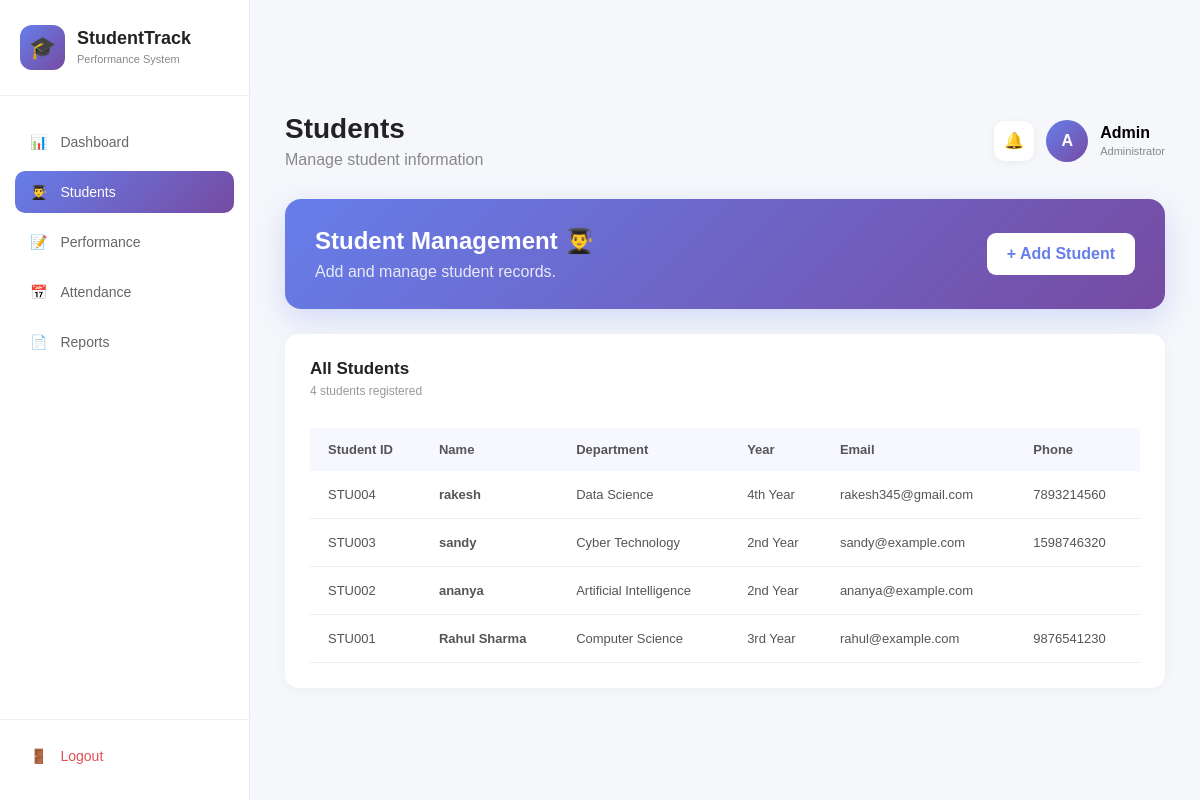
/students, run on the app's committed database.
### tables this page shows
CREATE TABLE students (
            id INTEGER PRIMARY KEY AUTOINCREMENT,
            name TEXT NOT NULL,
            student_id TEXT UNIQUE NOT NULL,
            department TEXT NOT NULL,
            year TEXT NOT NULL,
            email TEXT,
            phone TEXT
        );

### app.py (the view)
@app.route("/students")
def students():
    conn = get_db_connection()
    students = conn.execute("""
        SELECT *
        FROM students
        ORDER BY id DESC
    """).fetchall()
    conn.close()
    return render_template(
        "students.html",
        students=students
    )

### app.py (called while the page is built)
def get_db_connection():
    conn = sqlite3.connect(DATABASE)
    conn.row_factory = sqlite3.Row
    return conn

### templates/students.html (shortened to what this page needs)
<!DOCTYPE html>
<html lang="en">
<head>
    <link rel="stylesheet"
          href="{{ url_for('static', filename='css/style.css') }}">
</head>
<body class="dashboard-body">
    <aside class="sidebar">
        <div class="brand">
            <div class="brand-icon">
                🎓
            </div>
            <div>
                <h2>StudentTrack</h2>
                <span>Performance System</span>
            </div>
        </div>
        <nav class="sidebar-menu">
            <a href="/dashboard" class="menu-item">
                <span>📊</span>
                Dashboard
            </a>
            <a href="/students" class="menu-item active">
                <span>👨‍🎓</span>
                Students
            </a>
            <a href="/performance" class="menu-item">
    <span>📝</span>
    Performance
</a>
            <a href="#" class="menu-item">
                <span>📅</span>
                Attendance
            </a>
            <a href="#" class="menu-item">
                <span>📄</span>
                Reports
            </a>
        </nav>
        <div class="sidebar-bottom">
            <a href="/" class="menu-item logout">
                <span>🚪</span>
                Logout
            </a>
        </div>
    </aside>
    <main class="main-content">
        <header class="topbar">
            <div>
                <h1>Students</h1>
                <p>
                    Manage student information
                </p>
            </div>
            <div class="profile">
                <div class="notification">
                    🔔
                </div>
                <div class="avatar">
                    A
                </div>
                <div>
                    <strong>Admin</strong>
                    <small>Administrator</small>
                </div>
            </div>
        </header>
        <section class="welcome-section">
            <div>
                <h2>
                    Student Management 👨‍🎓
                </h2>
                <p>
                    Add and manage student records.
                </p>
            </div>
            <a href="/add-student">
                <button class="primary-button">
                    + Add Student
                </button>
            </a>
        </section>
        <div class="dashboard-card">
            <div class="card-header">
                <div>
                    <h3>
                        All Students
                    </h3>
                    <p>
                        {{ students|length }} students registered
                    </p>
                </div>
            </div>
            {% if students %}
            <div style="overflow-x:auto;">
                <table class="student-table">
                    <thead>
                        <tr>
                            <th>Student ID</th>
                            <th>Name</th>
                            <th>Department</th>
                            <th>Year</th>
                            <th>Email</th>
                            <th>Phone</th>
                        </tr>
                    </thead>
                    <tbody>
                        {% for student in students %}
                        <tr>
                            <td>
                                {{ student["student_id"] }}
                            </td>
                            <td>
                                <strong>
                                    {{ student["name"] }}
                                </strong>
                            </td>
                            <td>
                                {{ student["department"] }}
                            </td>
                            <td>
                                {{ student["year"] }}
                            </td>
                            <td>
                                {{ student["email"] }}
                            </td>
                            <td>
                                {{ student["phone"] }}
                            </td>
                        </tr>
                        {% endfor %}
                    </tbody>
                </table>
            </div>
            {% endif %}
        </div>
    </main>
</body>
</html>

### static/css/style.css (style rules this page uses)
* { margin: 0; padding: 0; box-sizing: border-box; }
body { font-family: Arial, sans-serif; min-height: 100vh; background: linear-gradient(135deg, #667eea, #764ba2); display: flex; justify-content: center; align-items: center; }
button { width: 100%; padding: 14px; border: none; border-radius: 10px; background: linear-gradient(135deg, #667eea, #764ba2); color: white; font-size: 16px; font-weight: bold; cursor: pointer; transition: 0.3s; }
.dashboard-body { margin: 0; min-height: 100vh; background: #f5f7fb; display: flex; font-family: Arial, sans-serif; }
.sidebar { width: 250px; min-height: 100vh; background: #ffffff; border-right: 1px solid #e8eaf0; display: flex; flex-direction: column; position: fixed; left: 0; top: 0; }
.brand { display: flex; align-items: center; gap: 12px; padding: 25px 20px; border-bottom: 1px solid #eeeeee; }
.brand-icon { width: 45px; height: 45px; background: linear-gradient(135deg, #667eea, #764ba2); border-radius: 12px; display: flex; align-items: center; justify-content: center; font-size: 22px; }
.brand h2 { margin: 0; font-size: 18px; color: #222; }
.brand span { font-size: 11px; color: #888; }
.sidebar-menu { padding: 25px 15px; }
.menu-item { display: flex; align-items: center; gap: 13px; text-decoration: none; color: #666; padding: 13px 15px; margin-bottom: 8px; border-radius: 10px; font-size: 14px; transition: 0.2s; }
.menu-item.active { background: linear-gradient( 135deg, #667eea, #764ba2 ); color: white; }
.sidebar-bottom { margin-top: auto; padding: 15px; border-top: 1px solid #eeeeee; }
.logout { color: #e05252; }
.main-content { margin-left: 250px; width: calc(100% - 250px); padding: 30px 35px; }
.topbar { display: flex; justify-content: space-between; align-items: center; margin-bottom: 30px; }
.topbar h1 { margin: 0; font-size: 28px; color: #222; }
.topbar p { margin: 6px 0 0; color: #888; }
.profile { display: flex; align-items: center; gap: 12px; }
.notification { width: 40px; height: 40px; background: white; border-radius: 10px; display: flex; align-items: center; justify-content: center; box-shadow: 0 2px 10px rgba(0,0,0,0.05); }
.avatar { width: 42px; height: 42px; border-radius: 50%; background: linear-gradient(135deg, #667eea, #764ba2); color: white; display: flex; align-items: center; justify-content: center; font-weight: bold; }
.profile small { display: block; color: #888; font-size: 11px; margin-top: 3px; }
.welcome-section { background: linear-gradient( 135deg, #667eea, #764ba2 ); color: white; padding: 28px 30px; border-radius: 16px; display: flex; justify-content: space-between; align-items: center; margin-bottom: 25px; box-shadow: 0 10px 30px rgba(102,126,234,0.25); }
.welcome-section h2 { margin: 0 0 8px; }
.welcome-section p { margin: 0; opacity: 0.85; }
.primary-button { background: white; color: #667eea; border: none; padding: 12px 20px; border-radius: 9px; font-weight: bold; cursor: pointer; }
.dashboard-card { background: white; border-radius: 14px; padding: 25px; box-shadow: 0 3px 15px rgba(0,0,0,0.04); }
.card-header { display: flex; justify-content: space-between; align-items: center; margin-bottom: 20px; }
.card-header h3 { margin: 0; color: #222; font-size: 17px; }
.card-header p { margin: 5px 0 0; color: #999; font-size: 12px; }
.student-table { width: 100%; border-collapse: collapse; margin-top: 10px; }
.student-table th { text-align: left; padding: 14px 12px; background: #f7f7ff; color: #555; font-size: 13px; font-weight: bold; white-space: nowrap; }
.student-table td { padding: 16px 12px; border-bottom: 1px solid #eeeeee; color: #555; font-size: 13px; white-space: nowrap; }
.student-table th:first-child, .student-table td:first-child { padding-left: 18px; }

### data on the page
students: student_id "STU004", name "rakesh", department "Data Science", year "4th Year", email "rakesh345@gmail.com", phone "7893214560"
students: student_id "STU003", name "sandy", department "Cyber Technology", year "2nd Year", email "sandy@example.com", phone "1598746320"
students: student_id "STU002", name "ananya", department "Artificial Intelligence", year "2nd Year", email "ananya@example.com"
students: student_id "STU001", name "Rahul Sharma", department "Computer Science", year "3rd Year", email "rahul@example.com", phone "9876541230"

### other printed values
{{ students|length }} "4"
